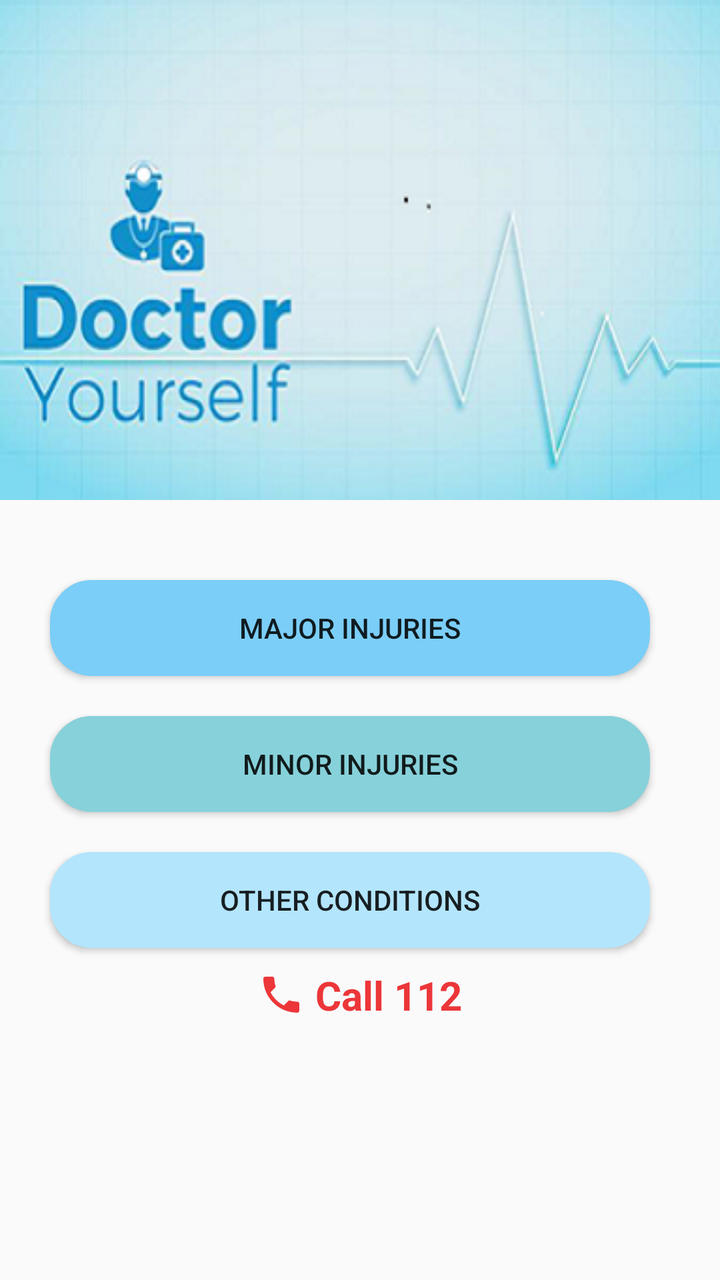
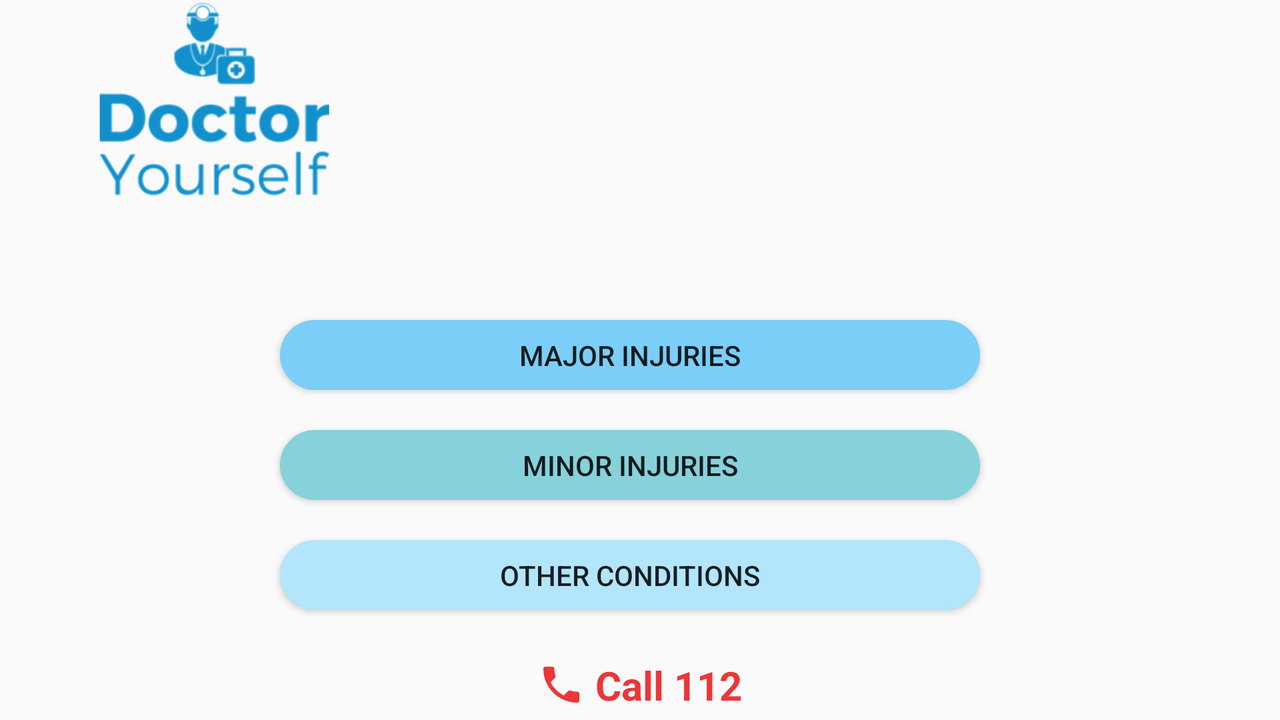

One screen, two layout resources from the same app: the default and the author's alternative for another configuration. Each is rendered where Android would select it; the XML of both is given below.
<!-- AndroidManifest.xml: application theme AppTheme -->
<!-- res/layout/content_main.xml -->
<?xml version="1.0" encoding="utf-8"?>
<LinearLayout
    xmlns:android="http://schemas.android.com/apk/res/android"
    xmlns:app="http://schemas.android.com/apk/res-auto"
    xmlns:tools="http://schemas.android.com/tools"
    android:layout_width="match_parent"
    android:layout_height="match_parent"
    android:orientation="vertical"
    app:layout_behavior="@string/appbar_scrolling_view_behavior"
    tools:context="com.example.karma.doctoryourself.MainActivity"
 >
    <ScrollView
        android:layout_width="match_parent"
        android:layout_height="match_parent">
    <LinearLayout
        android:layout_width="match_parent"
        android:layout_height="match_parent"
        android:orientation="vertical"
        android:weightSum="9.5">
    <ImageView
        android:id="@+id/imageView2"
        android:layout_width="match_parent"
        android:layout_height="0dp"
        android:layout_weight="5.5"
        android:scaleType="fitXY"
        android:src="@drawable/flogo" />
    <Button
        android:id="@+id/button"
        android:layout_width="300dp"
        android:layout_height="0dp"
        android:layout_weight="1"
        android:layout_marginTop="40dp"
        android:layout_marginRight="25dp"
        android:layout_marginLeft="20dp"
        android:layout_gravity="center"
        android:background="@drawable/mybg"
        android:onClick="major"
        android:drawableRight="@drawable/forward"
        android:text="Major Injuries"
        />
    <Button
        android:id="@+id/button1"
        android:layout_width="300dp"
        android:layout_height="0dp"
        android:layout_weight="1"
        android:layout_marginLeft="20dp"
        android:layout_marginRight="25dp"
        android:layout_marginTop="20dp"
        android:layout_gravity="center"
        android:background="@drawable/mybg2"
        android:onClick="minor"
        android:drawableRight="@drawable/forward"
        android:text="Minor Injuries"
        />
    <Button
        android:id="@+id/button2"
        android:layout_width="300dp"
        android:layout_height="0dp"
        android:layout_weight="1"
        android:layout_marginLeft="20dp"
        android:layout_marginRight="25dp"
        android:layout_marginTop="20dp"
        android:layout_gravity="center"
        android:layout_marginBottom="10dp"
        android:background="@drawable/mybg3"
        android:onClick="others"
        android:drawableRight="@drawable/forward"
        android:text="Other Conditions"
        />

    <TextView
        android:id="@+id/call"
        android:layout_width="wrap_content"
        android:layout_height="0dp"
        android:layout_weight="1"
        android:gravity="center"
        android:layout_gravity="center"
        android:drawableLeft="@drawable/call"
        android:text=" Call 112"
        android:textColor="#ec3639"
        android:textSize="20sp"
        android:textStyle="bold" />
    </LinearLayout> </ScrollView>
</LinearLayout>
<!-- resources referenced by this layout -->
<resources>
  <!-- drawable call (drawable) -->
  <vector xmlns:android="http://schemas.android.com/apk/res/android"
          android:width="24dp"
          android:height="24dp"
          android:viewportWidth="24.0"
          android:viewportHeight="24.0">
      <path
          android:fillColor="#ec3639"
          android:pathData="M6.62,10.79c1.44,2.83 3.76,5.14 6.59,6.59l2.2,-2.2c0.27,-0.27 0.67,-0.36 1.02,-0.24 1.12,0.37 2.33,0.57 3.57,0.57 0.55,0 1,0.45 1,1V20c0,0.55 -0.45,1 -1,1 -9.39,0 -17,-7.61 -17,-17 0,-0.55 0.45,-1 1,-1h3.5c0.55,0 1,0.45 1,1 0,1.25 0.2,2.45 0.57,3.57 0.11,0.35 0.03,0.74 -0.25,1.02l-2.2,2.2z"/>
  </vector>
  <!-- drawable flogo: png bitmap (drawable, 97932 bytes) -->
  <!-- drawable mybg (drawable) -->
  <?xml version="1.0" encoding="utf-8"?>
  <selector
      xmlns:android="http://schemas.android.com/apk/res/android"
      >
      <item>
          <shape android:shape="rectangle">
              <solid android:color="#7bcef7"/>
              <stroke android:color="#7bcef7" android:width="2dp" />
              
              <corners android:radius="20dp" />
          </shape>
      </item>
  </selector>
  <!-- drawable mybg2 (drawable) -->
  <?xml version="1.0" encoding="utf-8"?>
  <selector
      xmlns:android="http://schemas.android.com/apk/res/android"
      >
      <item>
          <shape android:shape="rectangle">
              <solid android:color="@color/minor"/>
              <stroke android:color="@color/minor" android:width="2dp" />
              
              <corners android:radius="20dp" />
          </shape>
      </item>
  </selector>
  <!-- drawable mybg3 (drawable) -->
  <?xml version="1.0" encoding="utf-8"?>
  <selector
      xmlns:android="http://schemas.android.com/apk/res/android"
      >
      <item>
          <shape android:shape="rectangle">
              <solid android:color="@color/other"/>
              <stroke android:color="@color/other" android:width="2dp" />
              
              <corners android:radius="20dp" />
          </shape>
      </item>
  </selector>
  <style name="AppTheme" parent="Theme.AppCompat.Light.DarkActionBar">
          
          <item name="colorPrimary">@color/Primary</item>
          <item name="colorPrimaryDark">@color/PrimaryDark</item>
          <item name="colorAccent">@color/colorAccent</item>
  
      </style>
  <color name="minor">#87d1da</color>
  <color name="other">#b3e5fc</color>
  <color name="Primary">#97e0f1</color>
  <color name="PrimaryDark">#000000</color>
  <color name="colorAccent">#FF4081</color>
</resources>
<!-- res/layout-land/content_main.xml (the author's variant of the layout above) -->
<!-- drawn on the phone turned sideways -->
<?xml version="1.0" encoding="utf-8"?>
<LinearLayout
    xmlns:android="http://schemas.android.com/apk/res/android"
    xmlns:app="http://schemas.android.com/apk/res-auto"
    xmlns:tools="http://schemas.android.com/tools"
    android:layout_width="match_parent"
    android:layout_height="match_parent"
    android:orientation="vertical"
    android:weightSum="8"
    app:layout_behavior="@string/appbar_scrolling_view_behavior"
    tools:context="com.example.karma.doctoryourself.MainActivity"
 >
    <LinearLayout
        android:layout_width="match_parent"
        android:layout_height="0dp"
        android:weightSum="3"
        android:layout_weight="4"
        android:background="@drawable/background"
        >

        <ImageView
            android:id="@+id/imageView2"
            android:layout_width="1dp"
            android:layout_height="100dp"
            android:layout_marginTop="0dp"
            android:layout_weight="1"
            android:src="@drawable/logob" />

    </LinearLayout>

    <Button
        android:id="@+id/button"
        android:layout_width="350dp"
        android:layout_height="0dp"
        android:layout_weight="1"
        android:layout_marginTop="20dp"
        android:layout_marginRight="25dp"
        android:layout_marginLeft="20dp"
        android:layout_gravity="center"
        android:background="@drawable/mybg"
        android:onClick="major"
        android:drawableRight="@drawable/forward"
        android:text="Major Injuries"
        />
    <Button
        android:id="@+id/button1"
        android:layout_width="350dp"
        android:layout_height="0dp"
        android:layout_weight="1"
        android:layout_marginLeft="20dp"
        android:layout_marginRight="25dp"
        android:layout_marginTop="20dp"
        android:layout_gravity="center"
        android:background="@drawable/mybg2"
        android:onClick="minor"
        android:drawableRight="@drawable/forward"
        android:text="Minor Injuries"
        />
    <Button
        android:id="@+id/button2"
        android:layout_width="350dp"
        android:layout_height="0dp"
        android:layout_weight="1"
        android:layout_marginLeft="20dp"
        android:layout_marginRight="25dp"
        android:layout_marginTop="20dp"
        android:layout_gravity="center"
        android:layout_marginBottom="20dp"
        android:background="@drawable/mybg3"
        android:onClick="others"
        android:drawableRight="@drawable/forward"
        android:text="Other Conditions"
        />

    <TextView
        android:id="@+id/call"
        android:layout_width="wrap_content"
        android:layout_height="0dp"
        android:layout_weight="1"
        android:gravity="center"
        android:layout_gravity="center"
        android:drawableLeft="@drawable/call"
        android:text=" Call 112"
        android:textColor="#ec3639"
        android:textSize="20sp"
        android:textStyle="bold" />

</LinearLayout>
<!-- resources referenced by the variant -->
<!-- as the phone turned sideways resolves them -->
<resources>
  <!-- drawable call (drawable) -->
  <vector xmlns:android="http://schemas.android.com/apk/res/android"
          android:width="24dp"
          android:height="24dp"
          android:viewportWidth="24.0"
          android:viewportHeight="24.0">
      <path
          android:fillColor="#ec3639"
          android:pathData="M6.62,10.79c1.44,2.83 3.76,5.14 6.59,6.59l2.2,-2.2c0.27,-0.27 0.67,-0.36 1.02,-0.24 1.12,0.37 2.33,0.57 3.57,0.57 0.55,0 1,0.45 1,1V20c0,0.55 -0.45,1 -1,1 -9.39,0 -17,-7.61 -17,-17 0,-0.55 0.45,-1 1,-1h3.5c0.55,0 1,0.45 1,1 0,1.25 0.2,2.45 0.57,3.57 0.11,0.35 0.03,0.74 -0.25,1.02l-2.2,2.2z"/>
  </vector>
  <!-- drawable logob: png bitmap (drawable, 27059 bytes) -->
  <!-- drawable mybg (drawable) -->
  <?xml version="1.0" encoding="utf-8"?>
  <selector
      xmlns:android="http://schemas.android.com/apk/res/android"
      >
      <item>
          <shape android:shape="rectangle">
              <solid android:color="#7bcef7"/>
              <stroke android:color="#7bcef7" android:width="2dp" />
              
              <corners android:radius="20dp" />
          </shape>
      </item>
  </selector>
  <!-- drawable mybg2 (drawable) -->
  <?xml version="1.0" encoding="utf-8"?>
  <selector
      xmlns:android="http://schemas.android.com/apk/res/android"
      >
      <item>
          <shape android:shape="rectangle">
              <solid android:color="@color/minor"/>
              <stroke android:color="@color/minor" android:width="2dp" />
              
              <corners android:radius="20dp" />
          </shape>
      </item>
  </selector>
  <!-- drawable mybg3 (drawable) -->
  <?xml version="1.0" encoding="utf-8"?>
  <selector
      xmlns:android="http://schemas.android.com/apk/res/android"
      >
      <item>
          <shape android:shape="rectangle">
              <solid android:color="@color/other"/>
              <stroke android:color="@color/other" android:width="2dp" />
              
              <corners android:radius="20dp" />
          </shape>
      </item>
  </selector>
  <style name="AppTheme" parent="Theme.AppCompat.Light.DarkActionBar">
          
          <item name="colorPrimary">@color/Primary</item>
          <item name="colorPrimaryDark">@color/PrimaryDark</item>
          <item name="colorAccent">@color/colorAccent</item>
  
      </style>
  <color name="minor">#87d1da</color>
  <color name="other">#b3e5fc</color>
  <color name="Primary">#97e0f1</color>
  <color name="PrimaryDark">#000000</color>
  <color name="colorAccent">#FF4081</color>
</resources>
